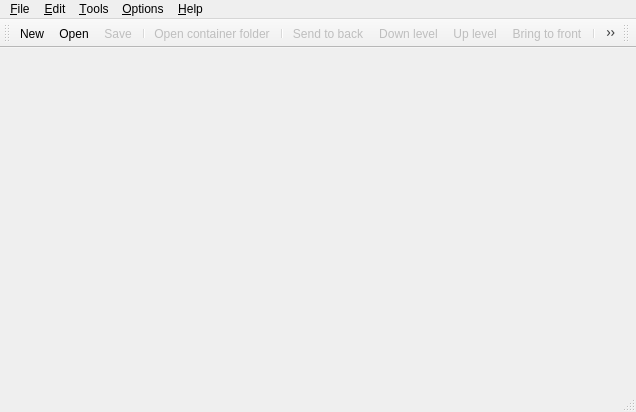
<?xml version="1.0" encoding="UTF-8"?>
<ui version="4.0">
 <class>MainWindow</class>
 <widget class="QMainWindow" name="MainWindow">
  <property name="geometry">
   <rect>
    <x>0</x>
    <y>0</y>
    <width>636</width>
    <height>412</height>
   </rect>
  </property>
  <property name="acceptDrops">
   <bool>true</bool>
  </property>
  <property name="windowTitle">
   <string>Terrain Maker</string>
  </property>
  <widget class="QWidget" name="centralWidget"/>
  <widget class="QMenuBar" name="menuBar">
   <property name="geometry">
    <rect>
     <x>0</x>
     <y>0</y>
     <width>636</width>
     <height>26</height>
    </rect>
   </property>
   <widget class="QMenu" name="menuFile">
    <property name="title">
     <string>&amp;File</string>
    </property>
    <addaction name="actionFileNew"/>
    <addaction name="actionFileOpen"/>
    <addaction name="actionFileSave"/>
    <addaction name="separator"/>
    <addaction name="actionFileClose"/>
    <addaction name="separator"/>
    <addaction name="actionFileExport"/>
    <addaction name="separator"/>
    <addaction name="actionFileOpenContainerFolder"/>
    <addaction name="separator"/>
    <addaction name="actionFileExit"/>
    <addaction name="separator"/>
   </widget>
   <widget class="QMenu" name="menuTools">
    <property name="title">
     <string>&amp;Tools</string>
    </property>
   </widget>
   <widget class="QMenu" name="menuHelp">
    <property name="title">
     <string>&amp;Help</string>
    </property>
    <addaction name="actionHelpAbout"/>
   </widget>
   <widget class="QMenu" name="menuEdit">
    <property name="title">
     <string>&amp;Edit</string>
    </property>
    <addaction name="actionEditDownLevel"/>
    <addaction name="actionEditSendToBack"/>
    <addaction name="actionEditUpLevel"/>
    <addaction name="actionEditBringToFront"/>
    <addaction name="separator"/>
    <addaction name="actionEditSize"/>
   </widget>
   <widget class="QMenu" name="menuOptions">
    <property name="title">
     <string>&amp;Options</string>
    </property>
    <widget class="QMenu" name="menuLanguajes">
     <property name="title">
      <string>&amp;Languajes</string>
     </property>
     <property name="icon">
      <iconset resource="../res/resource.qrc">
       <normaloff>:/images/options-languages.png</normaloff>:/images/options-languages.png</iconset>
     </property>
    </widget>
    <widget class="QMenu" name="menuBars">
     <property name="title">
      <string>Bars</string>
     </property>
     <property name="icon">
      <iconset resource="../res/resource.qrc">
       <normaloff>:/images/options-toolbars.png</normaloff>:/images/options-toolbars.png</iconset>
     </property>
    </widget>
    <addaction name="menuBars"/>
    <addaction name="separator"/>
    <addaction name="menuLanguajes"/>
   </widget>
   <addaction name="menuFile"/>
   <addaction name="menuEdit"/>
   <addaction name="menuTools"/>
   <addaction name="menuOptions"/>
   <addaction name="menuHelp"/>
  </widget>
  <widget class="QToolBar" name="mainToolBar">
   <property name="windowTitle">
    <string>Main bar</string>
   </property>
   <attribute name="toolBarArea">
    <enum>TopToolBarArea</enum>
   </attribute>
   <attribute name="toolBarBreak">
    <bool>false</bool>
   </attribute>
   <addaction name="actionFileNew"/>
   <addaction name="actionFileOpen"/>
   <addaction name="actionFileSave"/>
   <addaction name="separator"/>
   <addaction name="actionFileOpenContainerFolder"/>
   <addaction name="separator"/>
   <addaction name="actionEditSendToBack"/>
   <addaction name="actionEditDownLevel"/>
   <addaction name="actionEditUpLevel"/>
   <addaction name="actionEditBringToFront"/>
   <addaction name="separator"/>
   <addaction name="actionEditSize"/>
  </widget>
  <widget class="QToolBar" name="toolsToolBar">
   <property name="windowTitle">
    <string>Tools bar</string>
   </property>
   <attribute name="toolBarArea">
    <enum>TopToolBarArea</enum>
   </attribute>
   <attribute name="toolBarBreak">
    <bool>false</bool>
   </attribute>
  </widget>
  <widget class="QStatusBar" name="statusBar"/>
  <action name="actionFileExit">
   <property name="icon">
    <iconset resource="../res/resource.qrc">
     <normaloff>:/images/file-exit.png</normaloff>:/images/file-exit.png</iconset>
   </property>
   <property name="text">
    <string>&amp;Exit</string>
   </property>
  </action>
  <action name="actionFileNew">
   <property name="icon">
    <iconset resource="../res/resource.qrc">
     <normaloff>:/images/file-new.png</normaloff>:/images/file-new.png</iconset>
   </property>
   <property name="text">
    <string>&amp;New</string>
   </property>
  </action>
  <action name="actionFileOpen">
   <property name="icon">
    <iconset resource="../res/resource.qrc">
     <normaloff>:/images/file-open.png</normaloff>:/images/file-open.png</iconset>
   </property>
   <property name="text">
    <string>&amp;Open</string>
   </property>
  </action>
  <action name="actionFileSave">
   <property name="enabled">
    <bool>false</bool>
   </property>
   <property name="icon">
    <iconset resource="../res/resource.qrc">
     <normaloff>:/images/file-save.png</normaloff>:/images/file-save.png</iconset>
   </property>
   <property name="text">
    <string>&amp;Save</string>
   </property>
  </action>
  <action name="actionHelpAbout">
   <property name="icon">
    <iconset resource="../res/resource.qrc">
     <normaloff>:/images/help-about.png</normaloff>:/images/help-about.png</iconset>
   </property>
   <property name="text">
    <string>&amp;About</string>
   </property>
  </action>
  <action name="actionEditSendToBack">
   <property name="enabled">
    <bool>false</bool>
   </property>
   <property name="icon">
    <iconset resource="../res/resource.qrc">
     <normaloff>:/images/edit-send-to-back.png</normaloff>:/images/edit-send-to-back.png</iconset>
   </property>
   <property name="text">
    <string>&amp;Send to back</string>
   </property>
  </action>
  <action name="actionEditBringToFront">
   <property name="enabled">
    <bool>false</bool>
   </property>
   <property name="icon">
    <iconset resource="../res/resource.qrc">
     <normaloff>:/images/edit-bring-to-top.png</normaloff>:/images/edit-bring-to-top.png</iconset>
   </property>
   <property name="text">
    <string>&amp;Bring to front</string>
   </property>
  </action>
  <action name="actionEditUpLevel">
   <property name="enabled">
    <bool>false</bool>
   </property>
   <property name="icon">
    <iconset resource="../res/resource.qrc">
     <normaloff>:/images/edit-up-level.png</normaloff>:/images/edit-up-level.png</iconset>
   </property>
   <property name="text">
    <string>Up level</string>
   </property>
  </action>
  <action name="actionEditDownLevel">
   <property name="enabled">
    <bool>false</bool>
   </property>
   <property name="icon">
    <iconset resource="../res/resource.qrc">
     <normaloff>:/images/edit-down-level.png</normaloff>:/images/edit-down-level.png</iconset>
   </property>
   <property name="text">
    <string>Down level</string>
   </property>
  </action>
  <action name="actionFileExport">
   <property name="text">
    <string>&amp;Export</string>
   </property>
  </action>
  <action name="actionFileOpenContainerFolder">
   <property name="enabled">
    <bool>false</bool>
   </property>
   <property name="icon">
    <iconset resource="../res/resource.qrc">
     <normaloff>:/images/file-open_container_folder.png</normaloff>:/images/file-open_container_folder.png</iconset>
   </property>
   <property name="text">
    <string>Open container folder</string>
   </property>
  </action>
  <action name="actionFileClose">
   <property name="icon">
    <iconset resource="../res/resource.qrc">
     <normaloff>:/images/file-close.png</normaloff>:/images/file-close.png</iconset>
   </property>
   <property name="text">
    <string>&amp;Close</string>
   </property>
  </action>
  <action name="actionEditSize">
   <property name="icon">
    <iconset resource="../res/resource.qrc">
     <normaloff>:/images/edit-size.png</normaloff>:/images/edit-size.png</iconset>
   </property>
   <property name="text">
    <string>Size</string>
   </property>
  </action>
 </widget>
 <layoutdefault spacing="6" margin="11"/>
 <resources>
  <include location="../res/resource.qrc"/>
 </resources>
 <connections/>
</ui>
